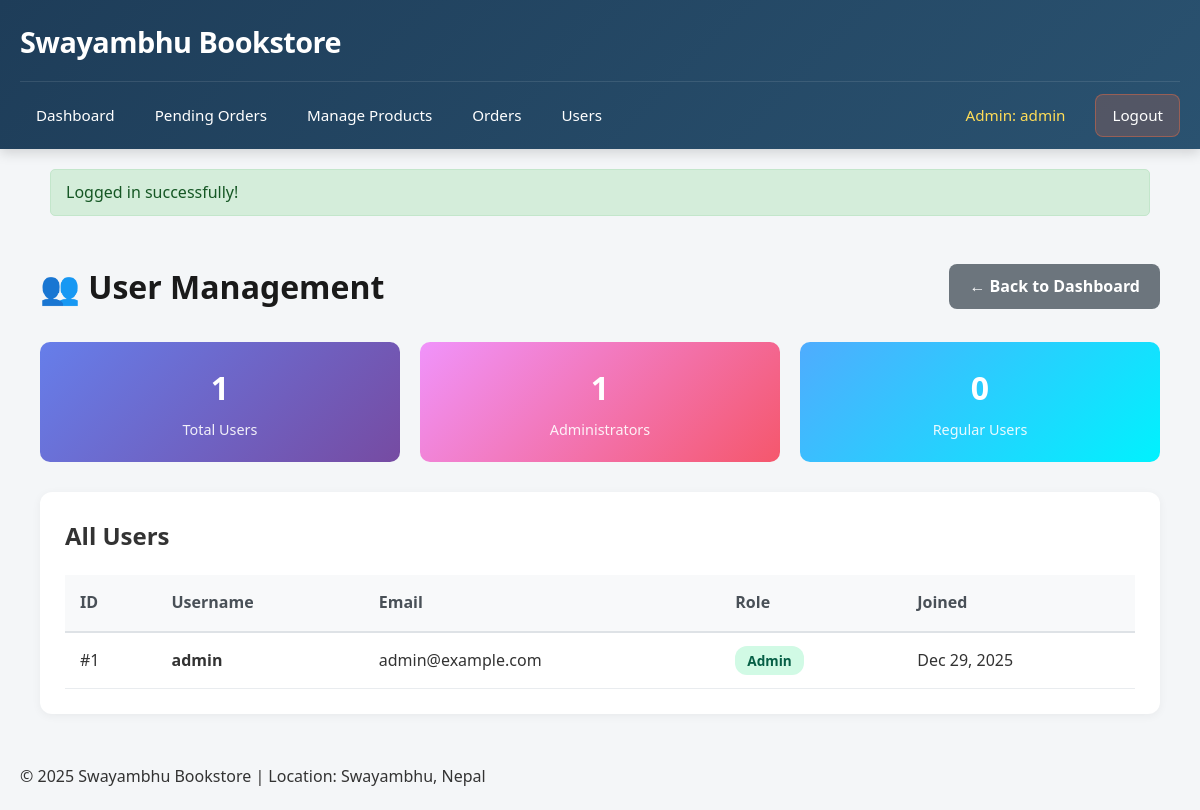
The page /admin/users.php (signed in) on the database its author committed.
### tables this page shows
CREATE TABLE IF NOT EXISTS users (
  id INT AUTO_INCREMENT PRIMARY KEY,
  username VARCHAR(50) NOT NULL,
  email VARCHAR(150) NOT NULL UNIQUE,
  password VARCHAR(255) NOT NULL,
  is_admin TINYINT(1) DEFAULT 0,
  created_at DATETIME DEFAULT CURRENT_TIMESTAMP
);

### functions.php (called while the page is built, shortened)
<?php
function e($s){ return htmlspecialchars($s, ENT_QUOTES, 'UTF-8'); }
function flash_get($key){
    if(isset($_SESSION['flash'][$key])){
        $v = $_SESSION['flash'][$key];
        return $v;
    }
    return null;
}
?>

### admin/users.php (the view, shortened to what this page needs)
<?php
require_once '../functions.php';
$conn = db_connect();
$users_query = "SELECT id, username, email, is_admin, created_at FROM users ORDER BY created_at DESC";
$users = mysqli_query($conn, $users_query);
include '../includes/header.php';
?>
<div class="users-management">
    <div class="page-header">
        <h1>👥 User Management</h1>
        <a href="<?php echo BASE_URL; ?>admin/dashboard.php" class="back-btn">← Back to Dashboard</a>
    </div>
    <?php
    $total_users = mysqli_num_rows($users);
    $admin_count = mysqli_fetch_assoc(mysqli_query($conn, "SELECT COUNT(*) as count FROM users WHERE is_admin=1"))['count'];
    $regular_users = $total_users - $admin_count;
    ?>
    <div class="user-stats">
        <div class="stat-box">
            <h3><?php echo $total_users; ?></h3>
            <p>Total Users</p>
        </div>
        <div class="stat-box" style="background: linear-gradient(135deg, #f093fb 0%, #f5576c 100%);">
            <h3><?php echo $admin_count; ?></h3>
            <p>Administrators</p>
        </div>
        <div class="stat-box" style="background: linear-gradient(135deg, #4facfe 0%, #00f2fe 100%);">
            <h3><?php echo $regular_users; ?></h3>
            <p>Regular Users</p>
        </div>
    </div>
    <div class="users-table-container">
        <h2 style="margin-bottom: 20px;">All Users</h2>
        <table class="users-table">
            <thead>
                <tr>
                    <th>ID</th>
                    <th>Username</th>
                    <th>Email</th>
                    <th>Role</th>
                    <th>Joined</th>
                </tr>
            </thead>
            <tbody>
                <?php if(mysqli_num_rows($users) > 0): ?>
                    <?php
                    mysqli_data_seek($users, 0);
                    while($user = mysqli_fetch_assoc($users)):
                    ?>
                        <?php $is_admin_user = (isset($user['is_admin']) && $user['is_admin'] == 1); ?>
                        <tr>
                            <td>#<?php echo $user['id']; ?></td>
                            <td><strong><?php echo e($user['username']); ?></strong></td>
                            <td><?php echo e($user['email']); ?></td>
                            <td>
                                <span class="role-badge <?php echo $is_admin_user ? 'role-admin' : 'role-user'; ?>">
                                    <?php echo $is_admin_user ? 'Admin' : 'User'; ?>
                                </span>
                            </td>
                            <td><?php echo date('M d, Y', strtotime($user['created_at'])); ?></td>
                        </tr>
                    <?php endwhile; ?>
                <?php endif; ?>
            </tbody>
        </table>
    </div>
</div>
<?php include '../includes/footer.php'; ?>

### includes/header.php (shortened to what this page needs)
<?php
require_once __DIR__ . '/../functions.php';
$user_name = '';
$is_admin = false;
if(is_logged_in() && isset($conn)) {
    $uid = (int)$_SESSION['user_id'];
    $res_user = mysqli_query($conn, "SELECT username, email FROM users WHERE id={$uid} LIMIT 1");
    if($row_user = mysqli_fetch_assoc($res_user)) {
        $user_name = $row_user['username'];
        $user_email = $row_user['email'];
        if($user_email === 'admin@example.com') {
            $is_admin = true;
        }
    }
}
?>
<!doctype html>
<html lang="en">
<head>
<link rel="stylesheet" href="<?php echo BASE_URL; ?>styles.css?v=<?php echo time(); ?>">
<link rel="stylesheet" href="<?php echo BASE_URL; ?>css/override.css?v=<?php echo time(); ?>">
</head>
<body>
<header class="site-header">
  <div class="header-container">
    <div class="header-top">
      <h1 class="brand">
        <a href="<?php echo $is_admin ? BASE_URL . 'admin/dashboard.php' : BASE_URL . 'index.php'; ?>">
          <?php echo e(SITE_TITLE); ?>
        </a>
      </h1>
    </div>
    <nav class="main-nav">
      <?php if($is_admin): ?>
        <a href="<?php echo BASE_URL; ?>admin/dashboard.php">Dashboard</a>
        <a href="<?php echo BASE_URL; ?>admin/pending-orders.php" style="position: relative;">
          Pending Orders
        </a>
        <a href="<?php echo BASE_URL; ?>admin/products.php">Manage Products</a>
        <a href="<?php echo BASE_URL; ?>admin/orders.php">Orders</a>
        <a href="<?php echo BASE_URL; ?>admin/users.php">Users</a>
        <?php if($user_name): ?><span class="user-name">Admin: <?php echo e($user_name); ?></span><?php endif; ?>
        <a href="<?php echo BASE_URL; ?>logout.php" class="btn-logout">Logout</a>
      <?php endif; ?>
    </nav>
  </div>
</header>
<main class="container">
<?php
if(function_exists('flash_get')) {
    if($msg=flash_get('success')) echo "<div class='flash success'>".e($msg)."</div>";
}
?>

### styles.css (style rules this page uses)
* { box-sizing: border-box; margin: 0; padding: 0; }
body { font-family: 'Segoe UI', Tahoma, Geneva, Verdana, sans-serif; background-color: #f4f6f8; color: #333; line-height: 1.6; }
.site-header { background: linear-gradient(135deg, #1e3d59 0%, #2a5270 100%); color: #fff; box-shadow: 0 4px 12px rgba(0, 0, 0, 0.15); position: sticky; top: 0; z-index: 1000; }
.header-container { max-width: 1400px; margin: 0 auto; padding: 0 20px; }
.header-top { display: flex; align-items: center; gap: 30px; padding: 15px 0; border-bottom: 1px solid rgba(255, 255, 255, 0.1); }
.brand { margin: 0; white-space: nowrap; }
.brand a { color: #fff; text-decoration: none; font-size: 1.8rem; font-weight: 700; letter-spacing: -0.5px; transition: opacity 0.3s ease; }
.main-nav { display: flex; align-items: center; gap: 8px; padding: 12px 0; }
.main-nav a { color: #fff; text-decoration: none; padding: 8px 16px; border-radius: 8px; font-weight: 500; font-size: 0.95rem; transition: all 0.3s ease; white-space: nowrap; }
.user-name { color: #ffdd57; font-weight: 500; font-size: 0.9rem; padding: 0 12px; white-space: nowrap; }
.btn-logout { background: rgba(255, 110, 64, 0.2); border: 1px solid rgba(255, 110, 64, 0.4); }
.flash { max-width: 1100px; margin: 15px auto; padding: 10px 15px; border-radius: 5px; font-weight: 500; }
.flash.success { background-color: #d4edda; color: #155724; border: 1px solid #c3e6cb; }
.container { max-width: 1100px; margin: 20px auto; padding: 0 20px; }
.user-name { color: #ffdd57; margin-right: 10px; font-weight: 500; font-size: 0.95rem; }

### css/override.css (style rules this page uses)
.header-container { display: block !important; }
.container { max-width: 1400px !important; }

### admin/users.php (style rules this page uses)
.users-management { max-width: 1200px; margin: 0 auto; padding: 30px 20px; }
.page-header { display: flex; justify-content: space-between; align-items: center; margin-bottom: 30px; }
.page-header h1 { font-size: 2rem; color: #1a1a1a; }
.back-btn { padding: 10px 20px; background: #6c757d; color: #fff; text-decoration: none; border-radius: 8px; font-weight: 600; transition: background 0.3s ease; }
.users-table-container { background: #fff; border-radius: 12px; padding: 25px; box-shadow: 0 2px 10px rgba(0,0,0,0.05); }
.users-table { width: 100%; border-collapse: collapse; }
.users-table thead { background: #f8f9fa; }
.users-table th { padding: 15px; text-align: left; font-weight: 600; color: #495057; border-bottom: 2px solid #dee2e6; }
.users-table td { padding: 15px; border-bottom: 1px solid #e9ecef; }
.role-badge { padding: 5px 12px; border-radius: 12px; font-size: 0.85rem; font-weight: 600; }
.role-admin { background: #d1fae5; color: #065f46; }
.user-stats { display: grid; grid-template-columns: repeat(auto-fit, minmax(200px, 1fr)); gap: 20px; margin-bottom: 30px; }
.stat-box { background: linear-gradient(135deg, #667eea 0%, #764ba2 100%); color: #fff; padding: 20px; border-radius: 10px; text-align: center; }
.stat-box h3 { font-size: 2rem; margin-bottom: 5px; }
.stat-box p { font-size: 0.9rem; opacity: 0.9; }

### rows shown on the page
users: username "admin", id "1", email "admin@example.com", is_admin "Admin", created_at "Dec 29, 2025"

### other values the page prints
SITE_TITLE "Swayambhu Bookstore"
$msg "Logged in successfully!"
$total_users "1"
$admin_count "1"
$regular_users "0"
SITE_LOCATION "Swayambhu, Nepal"
